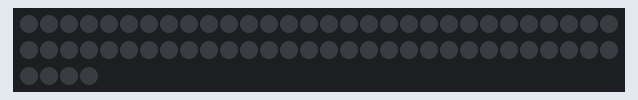
The sketch below on a simulated Arduino Uno, built with avr-gcc and run on an emulated ATmega328P. Parts: 64 RGB LEDs in strip order, left to right, continuing on the next row. Dim RGB values are drawn brighter than linear; colours are those a GRB WS2812 strip shows for the declared byte order.

Above: at 0.6 s.
At 3.5 s:
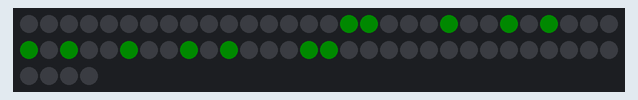
At 7.1 s:
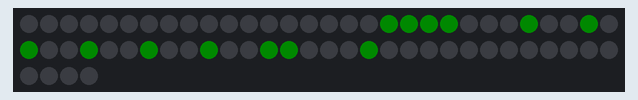
At 9.8 s:
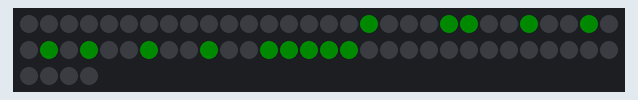
At 13.0 s:
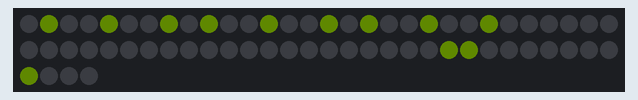
At 20.6 s:
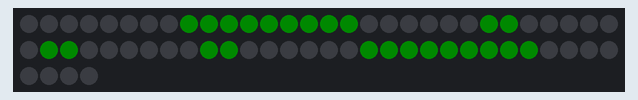

Measured:
- by itself, everything shown: repeats every 18.9 s, in 31 steps
- what the display in image 0 shows lasts 1.1 s, from 0.5 s to 1.6 s
- what the display in image 1 shows lasts 0.8 s, from 3.4 s to 4.2 s

The sketch:

lcd.ino
```cpp
#define PIN_NEOPIXEL 14
#include <FastLED.h>

#define NUM_LEDS 64
#define DATA_PIN 14
#define LED_TYPE WS2812B

#define RGB_ORDER RGB // Change this to match your strip (GRB, BRG, etc.)

CRGB leds[NUM_LEDS];

uint8_t end_byte = 255;

const uint8_t numberIndices[10][25] = {
    // Number 0
    {8, 9, 10, 11, 12, 13, 14, 15, 23, 31, 39, 47, 55, 54, 53, 52, 51, 50, 49, 48, 40, 32, 24, 16, end_byte}, // 0
    // Number 1
    {28, 37, 46, 45, 44, 43, 42, 41, 40, end_byte}, // 1
    // Number 2
    {21, 30, 38, 45, 44, 35, 26, 17, 16, 24, 32, 40, end_byte}, // 2
    // Number 3
    {30, 38, 45, 44, 35, 27, 42, 41, 32, 24, end_byte}, // 3
    // Number 4
    {39, 47, 30, 29, 20, 19, 27, 35, 43, 51, 46, 45, 44, 42, 41, end_byte}, // 4
    // Number 5
    {23, 31, 39, 47, 22, 21, 20, 28, 36, 43, 42, 33, 25, end_byte}, // 5
    // Number 6
    {47, 39, 30, 21, 20, 19, 18, 25, 33, 42, 43, 36, 28, end_byte}, // 6
    // Number 7
    {23, 31, 39, 47, 46, 37, 36, 27, 26, end_byte}, // 7
    // Number 8
    {31, 39, 22, 46, 21, 45, 28, 36, 19, 43, 18, 42, 25, 33, end_byte}, // 8
    // Number 9
    {31, 39, 22, 46, 21, 45, 28, 36, 44, 43, 42, 33, 25, 17, end_byte}, // 9
};
void setup()
{
  // No need to initialize the RGB LED
  FastLED.addLeds<LED_TYPE, DATA_PIN>(leds, NUM_LEDS);
  delay(500);
}

void singleDigit(int num, CRGB color)
{
  const uint8_t *digitChars = numberIndices[num];

  int size = 0;
  while (digitChars[size] != end_byte || size == 0)
  {
    int index = digitChars[size];
    leds[index] = color;
    size++;
  }
  FastLED.show();
}

void clear()
{
  for (int i = 0; i < 64; i++)
  {
    leds[i] = CRGB::Black;
  }
}

void bitBlock(int ten1, CRGB color, int offset)
{

  if (ten1 > 0)
  {
    leds[4 + offset] = color;
  }
  if (ten1 > 1)
  {
    leds[12 + offset] = color;
  }
  if (ten1 > 2)
  {
    leds[20 + offset] = color;
  }
  if (ten1 > 3)
  {
    leds[28 + offset] = color;
  }
  if (ten1 > 4)
  {
    leds[36 + offset] = color;
  }
  if (ten1 > 5)
  {
    leds[3 + offset] = color;
  }
  if (ten1 > 6)
  {
    leds[11 + offset] = color;
  }
  if (ten1 > 7)
  {
    leds[19 + offset] = color;
  }
  if (ten1 > 8)
  {
    leds[27 + offset] = color;
  }
  if (ten1 > 9)
  {
    leds[35 + offset] = color;
  }
}

void bitColumn(int ten1, CRGB color)
{
  int offset = 0;
  if (ten1 > 0)
  {
    leds[52 + offset] = color;
  }
  if (ten1 > 1)
  {
    leds[60 + offset] = color;
  }
  if (ten1 > 2)
  {
    leds[51 + offset] = color;
  }
  if (ten1 > 3)
  {
    leds[59 + offset] = color;
  }
  if (ten1 > 4)
  {
    leds[50 + offset] = color;
  }
  if (ten1 > 5)
  {
    leds[58 + offset] = color;
  }
  if (ten1 > 6)
  {
    leds[49 + offset] = color;
  }
  if (ten1 > 7)
  {
    leds[57 + offset] = color;
  }
  if (ten1 > 8)
  {
    leds[48 + offset] = color;
  }
  if (ten1 > 9)
  {
    leds[56 + offset] = color;
  }
}

void setBitBlock(int multiplikator, int ten1, int ten2, int ten3, int ten4, CRGB color)
{
  clear();

  bitBlock(ten1, color, 0);
  bitBlock(ten2, color, -3);
  bitBlock(ten3, color, 3);

  bitColumn(ten4, color);
}

// the loop function runs over and over again forever
void loop()
{

  clear();
  FastLED.setBrightness(10);
  FastLED.show();
  delay(500);

  leds[0] = CRGB::Black;
  FastLED.show();
  delay(500);

  for (int i = 0; i < 10; i++)
  {
    clear();
    FastLED.show();
    delay(100);
    singleDigit(i, CRGB::Red);
    delay(800);
  }

  for (int i = 0; i < 11; i++)
  {
    clear();
    setBitBlock(1, i, i, i, i, CRGB::Orange);
    FastLED.show();
    delay(800);
  }
}
```
